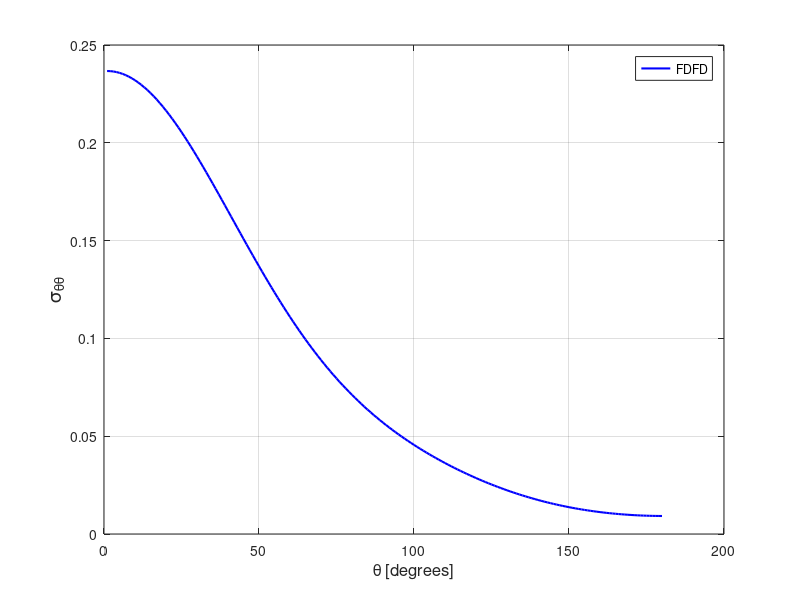

Reproduce this figure in MATLAB.
stt = [ 
    1  0.23670180E+00
    2  0.23664440E+00
    3  0.23646867E+00
    4  0.23617372E+00
    5  0.23576145E+00
    6  0.23523204E+00
    7  0.23458718E+00
    8  0.23382722E+00
    9  0.23295435E+00
   10  0.23196949E+00
   11  0.23087440E+00
   12  0.22967185E+00
   13  0.22836353E+00
   14  0.22695327E+00
   15  0.22544296E+00
   16  0.22383401E+00
   17  0.22213057E+00
   18  0.22033556E+00
   19  0.21845284E+00
   20  0.21648532E+00
   21  0.21443580E+00
   22  0.21230809E+00
   23  0.21010686E+00
   24  0.20783471E+00
   25  0.20549706E+00
   26  0.20309623E+00
   27  0.20063706E+00
   28  0.19812390E+00
   29  0.19555929E+00
   30  0.19294830E+00
   31  0.19029520E+00
   32  0.18760297E+00
   33  0.18487774E+00
   34  0.18212059E+00
   35  0.17933767E+00
   36  0.17653203E+00
   37  0.17370778E+00
   38  0.17086886E+00
   39  0.16801822E+00
   40  0.16516091E+00
   41  0.16229868E+00
   42  0.15943620E+00
   43  0.15657637E+00
   44  0.15372264E+00
   45  0.15087743E+00
   46  0.14804459E+00
   47  0.14522687E+00
   48  0.14242586E+00
   49  0.13964495E+00
   50  0.13688697E+00
   51  0.13415353E+00
   52  0.13144745E+00
   53  0.12877020E+00
   54  0.12612346E+00
   55  0.12350968E+00
   56  0.12093013E+00
   57  0.11838615E+00
   58  0.11587908E+00
   59  0.11340941E+00
   60  0.11097918E+00
   61  0.10858925E+00
   62  0.10623934E+00
   63  0.10393112E+00
   64  0.10166524E+00
   65  0.99441096E-01
   66  0.97259730E-01
   67  0.95121212E-01
   68  0.93025312E-01
   69  0.90972081E-01
   70  0.88961683E-01
   71  0.86994283E-01
   72  0.85067466E-01
   73  0.83184019E-01
   74  0.81341103E-01
   75  0.79538628E-01
   76  0.77777319E-01
   77  0.76055266E-01
   78  0.74372232E-01
   79  0.72727472E-01
   80  0.71120128E-01
   81  0.69549665E-01
   82  0.68015166E-01
   83  0.66516042E-01
   84  0.65050200E-01
   85  0.63618407E-01
   86  0.62219173E-01
   87  0.60851101E-01
   88  0.59514292E-01
   89  0.58207374E-01
   90  0.56928992E-01
   91  0.55678941E-01
   92  0.54456234E-01
   93  0.53259816E-01
   94  0.52088987E-01
   95  0.50943196E-01
   96  0.49821679E-01
   97  0.48723213E-01
   98  0.47647707E-01
   99  0.46593446E-01
  100  0.45561153E-01
  101  0.44549409E-01
  102  0.43557346E-01
  103  0.42584904E-01
  104  0.41631259E-01
  105  0.40696200E-01
  106  0.39778844E-01
  107  0.38879145E-01
  108  0.37996072E-01
  109  0.37129845E-01
  110  0.36280252E-01
  111  0.35446182E-01
  112  0.34627896E-01
  113  0.33824861E-01
  114  0.33036858E-01
  115  0.32263856E-01
  116  0.31505726E-01
  117  0.30761585E-01
  118  0.30031795E-01
  119  0.29316150E-01
  120  0.28614670E-01
  121  0.27926944E-01
  122  0.27252944E-01
  123  0.26592299E-01
  124  0.25945690E-01
  125  0.25312556E-01
  126  0.24692694E-01
  127  0.24086272E-01
  128  0.23493242E-01
  129  0.22913421E-01
  130  0.22346612E-01
  131  0.21793155E-01
  132  0.21252679E-01
  133  0.20725556E-01
  134  0.20211479E-01
  135  0.19710258E-01
  136  0.19222163E-01
  137  0.18746549E-01
  138  0.18284373E-01
  139  0.17834732E-01
  140  0.17397819E-01
  141  0.16973587E-01
  142  0.16561944E-01
  143  0.16162995E-01
  144  0.15776418E-01
  145  0.15402256E-01
  146  0.15040381E-01
  147  0.14690619E-01
  148  0.14352961E-01
  149  0.14027224E-01
  150  0.13713471E-01
  151  0.13411406E-01
  152  0.13120985E-01
  153  0.12842081E-01
  154  0.12574536E-01
  155  0.12318202E-01
  156  0.12073039E-01
  157  0.11838786E-01
  158  0.11615655E-01
  159  0.11402969E-01
  160  0.11201054E-01
  161  0.11009374E-01
  162  0.10828256E-01
  163  0.10657192E-01
  164  0.10496208E-01
  165  0.10345239E-01
  166  0.10203984E-01
  167  0.10072553E-01
  168  0.99506490E-02
  169  0.98381974E-02
  170  0.97351121E-02
  171  0.96413707E-02
  172  0.95568346E-02
  173  0.94813555E-02
  174  0.94148675E-02
  175  0.93573211E-02
  176  0.93088625E-02
  177  0.92692217E-02
  178  0.92383511E-02
  179  0.92162946E-02
  180  0.92030456E-02
  181  0.91985958E-02
  182  0.92025893E-02
  183  0.92156101E-02
  184  0.92373900E-02
  185  0.92678741E-02
  186  0.93072001E-02
  187  0.93554612E-02
  188  0.94125308E-02
  189  0.94785439E-02
  190  0.95537361E-02
  191  0.96379146E-02
  192  0.97312937E-02
  193  0.98339552E-02
  194  0.99459914E-02
  195  0.10067512E-01
  196  0.10198519E-01
  197  0.10339269E-01
  198  0.10489826E-01
  199  0.10650306E-01
  200  0.10820827E-01
  201  0.11001556E-01
  202  0.11192483E-01
  203  0.11393895E-01
  204  0.11605958E-01
  205  0.11828543E-01
  206  0.12062104E-01
  207  0.12306545E-01
  208  0.12562027E-01
  209  0.12828959E-01
  210  0.13107239E-01
  211  0.13396805E-01
  212  0.13698116E-01
  213  0.14011022E-01
  214  0.14335827E-01
  215  0.14672619E-01
  216  0.15021482E-01
  217  0.15382458E-01
  218  0.15755527E-01
  219  0.16141223E-01
  220  0.16539317E-01
  221  0.16949698E-01
  222  0.17372955E-01
  223  0.17808551E-01
  224  0.18257117E-01
  225  0.18718386E-01
  226  0.19192517E-01
  227  0.19679531E-01
  228  0.20179426E-01
  229  0.20692419E-01
  230  0.21218285E-01
  231  0.21757456E-01
  232  0.22309601E-01
  233  0.22874914E-01
  234  0.23453621E-01
  235  0.24045257E-01
  236  0.24650425E-01
  237  0.25268888E-01
  238  0.25900740E-01
  239  0.26546234E-01
  240  0.27205212E-01
  241  0.27877746E-01
  242  0.28564025E-01
  243  0.29264476E-01
  244  0.29978564E-01
  245  0.30706724E-01
  246  0.31449594E-01
  247  0.32206628E-01
  248  0.32978423E-01
  249  0.33764943E-01
  250  0.34566488E-01
  251  0.35383854E-01
  252  0.36216602E-01
  253  0.37064981E-01
  254  0.37930056E-01
  255  0.38811639E-01
  256  0.39710291E-01
  257  0.40626366E-01
  258  0.41560471E-01
  259  0.42513069E-01
  260  0.43484442E-01
  261  0.44475246E-01
  262  0.45486365E-01
  263  0.46517979E-01
  264  0.47570772E-01
  265  0.48645683E-01
  266  0.49743179E-01
  267  0.50864026E-01
  268  0.52009042E-01
  269  0.53178847E-01
  270  0.54374684E-01
  271  0.55596538E-01
  272  0.56846295E-01
  273  0.58123529E-01
  274  0.59430271E-01
  275  0.60766600E-01
  276  0.62133972E-01
  277  0.63532203E-01
  278  0.64964280E-01
  279  0.66428676E-01
  280  0.67927815E-01
  281  0.69461897E-01
  282  0.71031883E-01
  283  0.72639100E-01
  284  0.74283354E-01
  285  0.75966179E-01
  286  0.77687673E-01
  287  0.79449490E-01
  288  0.81250779E-01
  289  0.83092995E-01
  290  0.84977075E-01
  291  0.86902507E-01
  292  0.88870116E-01
  293  0.90880342E-01
  294  0.92933565E-01
  295  0.95029168E-01
  296  0.97167462E-01
  297  0.99348672E-01
  298  0.10157237E+00
  299  0.10383818E+00
  300  0.10614597E+00
  301  0.10849465E+00
  302  0.11088499E+00
  303  0.11331462E+00
  304  0.11578354E+00
  305  0.11829084E+00
  306  0.12083462E+00
  307  0.12341373E+00
  308  0.12602797E+00
  309  0.12867381E+00
  310  0.13135085E+00
  311  0.13405713E+00
  312  0.13679004E+00
  313  0.13954806E+00
  314  0.14232802E+00
  315  0.14512835E+00
  316  0.14794639E+00
  317  0.15077913E+00
  318  0.15362434E+00
  319  0.15647766E+00
  320  0.15933846E+00
  321  0.16220079E+00
  322  0.16506261E+00
  323  0.16792135E+00
  324  0.17077138E+00
  325  0.17361113E+00
  326  0.17643565E+00
  327  0.17924224E+00
  328  0.18202592E+00
  329  0.18478295E+00
  330  0.18751034E+00
  331  0.19020304E+00
  332  0.19285777E+00
  333  0.19546951E+00
  334  0.19803576E+00
  335  0.20055118E+00
  336  0.20301269E+00
  337  0.20541540E+00
  338  0.20775519E+00
  339  0.21002838E+00
  340  0.21223193E+00
  341  0.21436149E+00
  342  0.21641397E+00
  343  0.21838401E+00
  344  0.22026981E+00
  345  0.22206828E+00
  346  0.22377458E+00
  347  0.22538681E+00
  348  0.22690180E+00
  349  0.22831577E+00
  350  0.22962652E+00
  351  0.23083344E+00
  352  0.23193161E+00
  353  0.23292010E+00
  354  0.23379786E+00
  355  0.23456208E+00
  356  0.23521125E+00
  357  0.23574492E+00
  358  0.23616089E+00
  359  0.23645915E+00
  360  0.23663954E+00
 ]; 
plot(stt(1:180,1),stt(1:180,2),'b-','linewidth',1.5 ); 
grid on 
legend('FDFD');
xlabel('\theta [degrees]','FontSize',12);
ylabel('\sigma_{\theta\theta}','FontSize',14);
